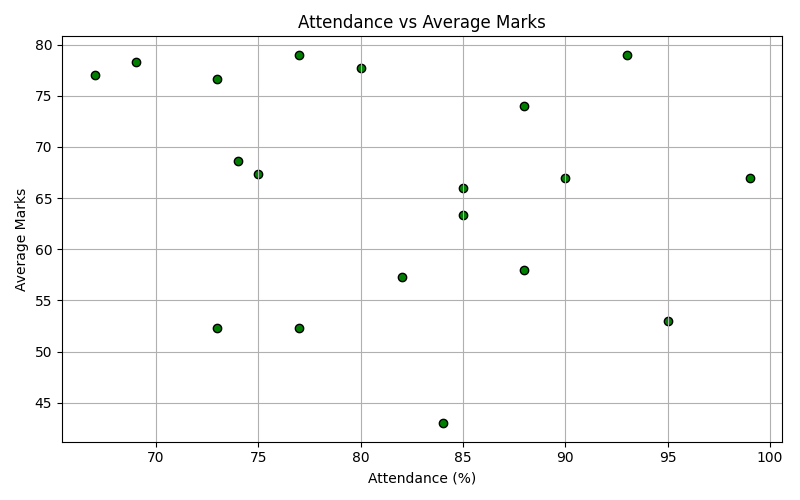

Python code for this plot:
import pandas as pd
import matplotlib.pyplot as plt

# Load the dataset
df = pd.read_csv('/Users/nehakumari/Desktop/da sem 4 /students_marks_dataset.csv')

# Step 1: Create 'Average Marks' column
df['Average Marks'] = df[['Maths', 'Science', 'English']].mean(axis=1)

# Step 2: Plot Attendance vs Average Marks
plt.figure(figsize=(8, 5))
plt.scatter(df['Attendance (%)'], df['Average Marks'], c='green', edgecolors='black')
plt.title('Attendance vs Average Marks')
plt.xlabel('Attendance (%)')
plt.ylabel('Average Marks')
plt.grid(True)
plt.tight_layout()
plt.savefig('attendance_vs_avg_marks.png')
plt.show()
